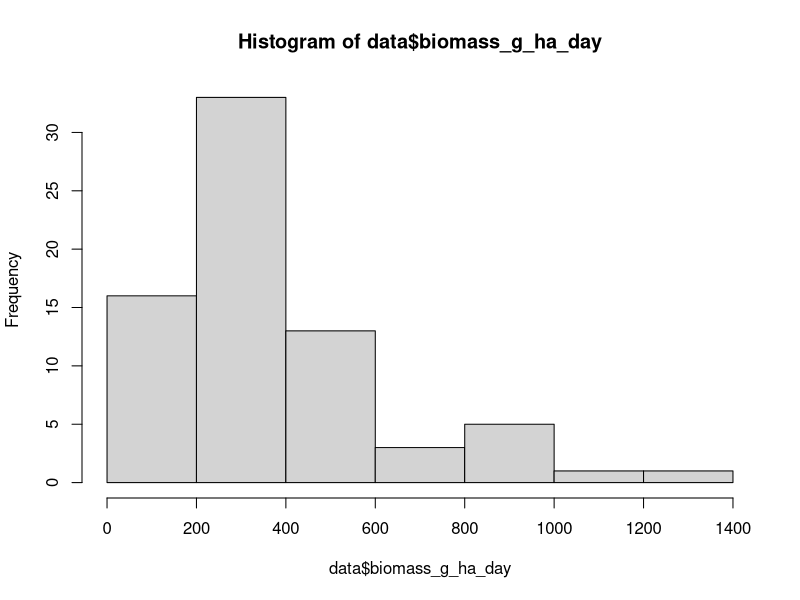
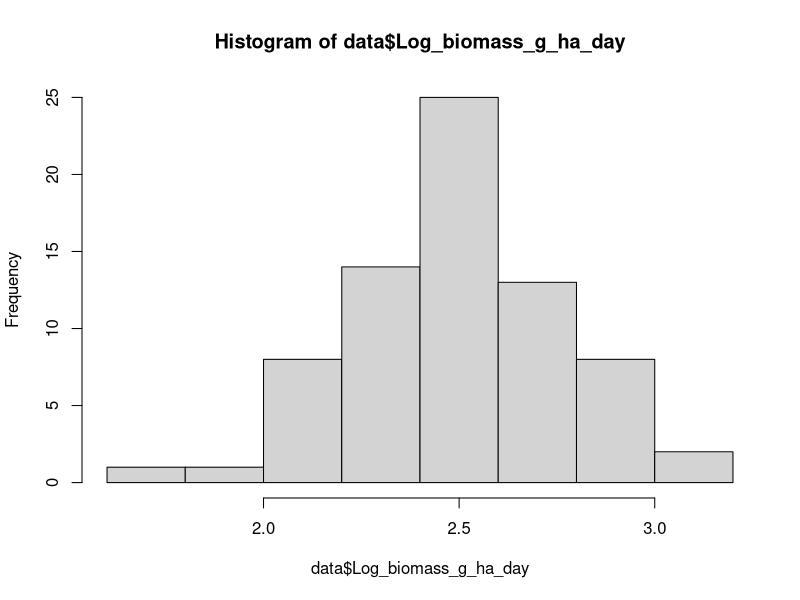
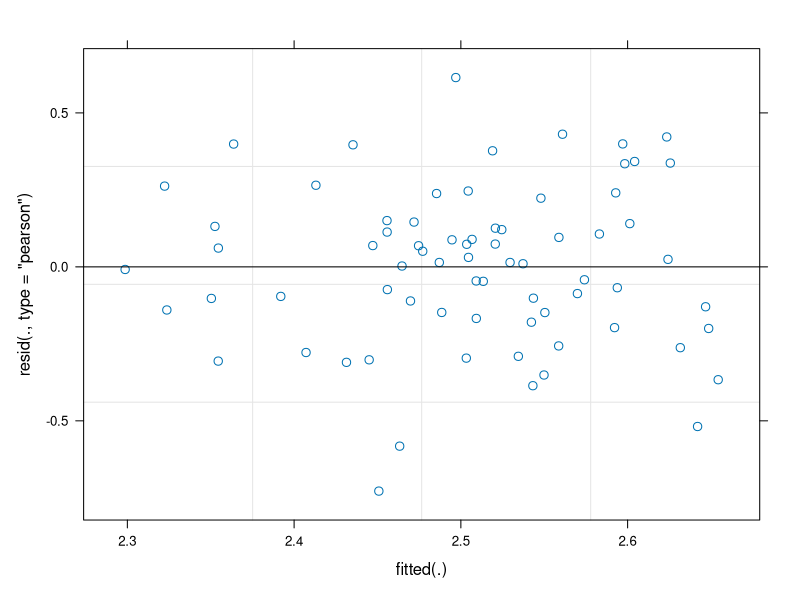
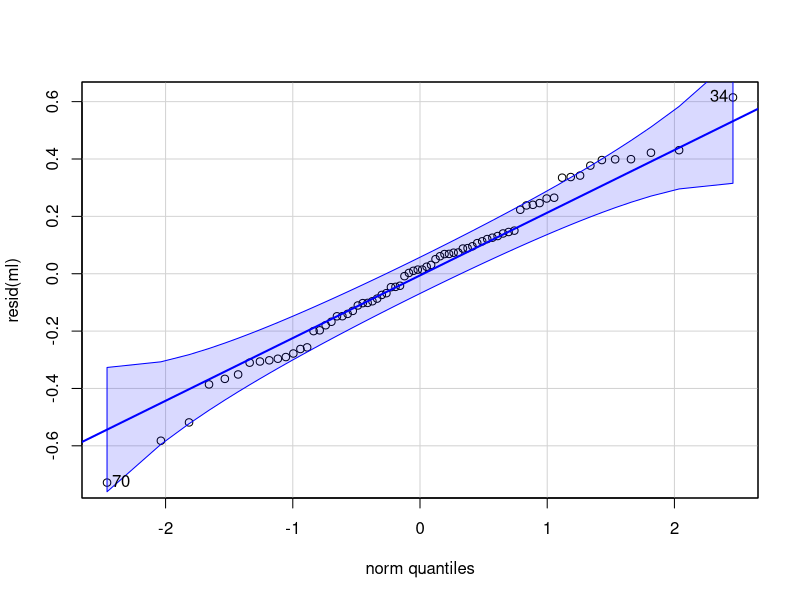
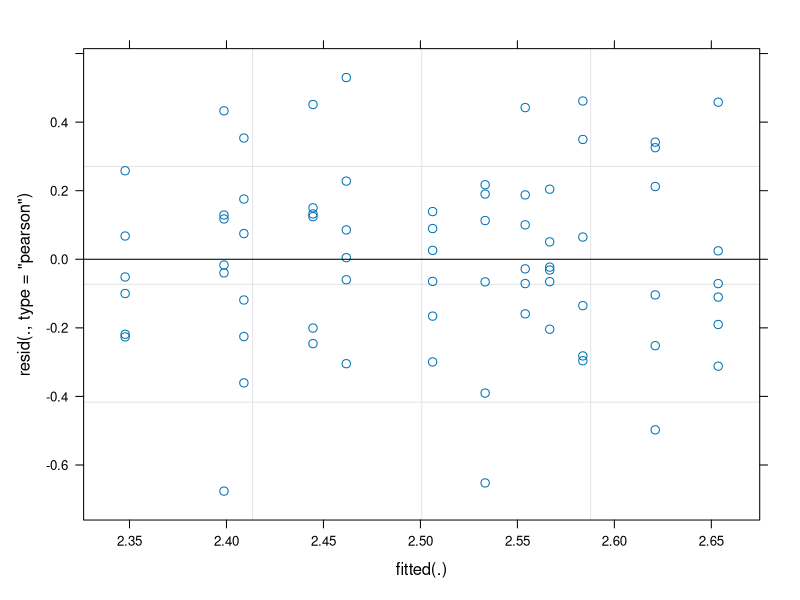
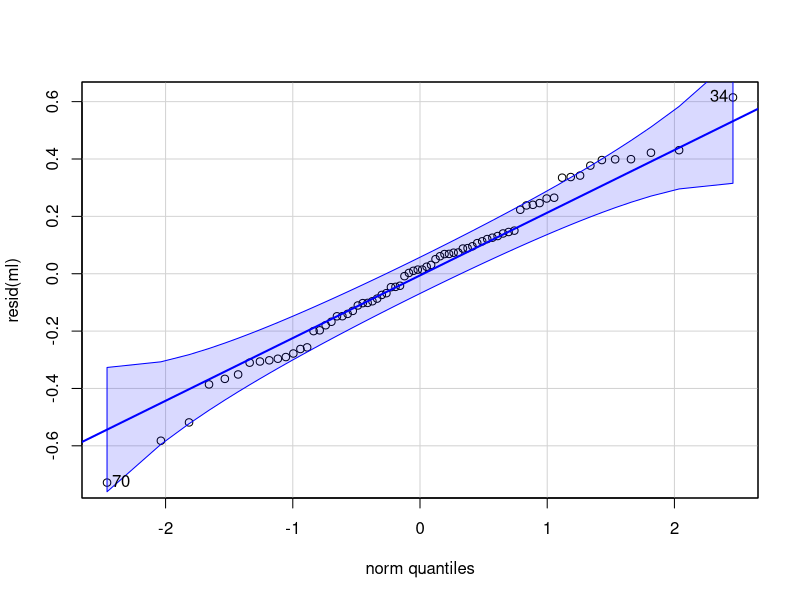
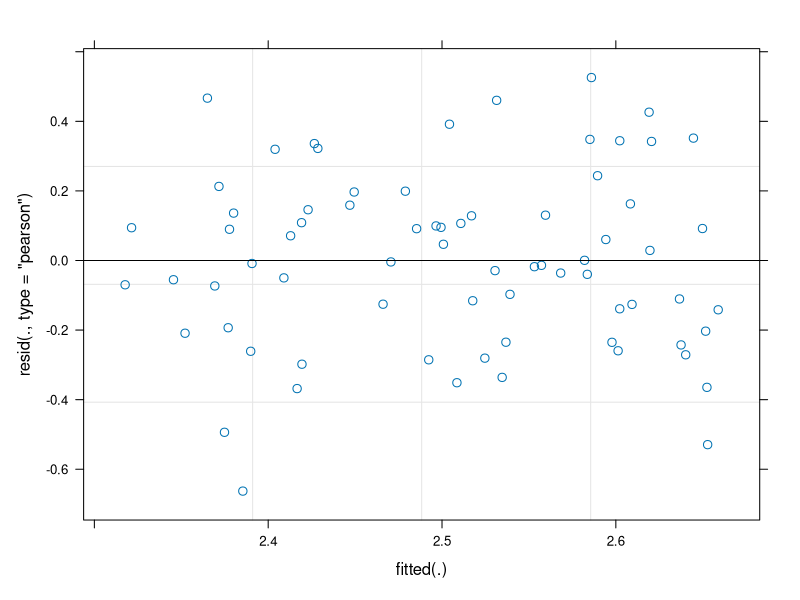
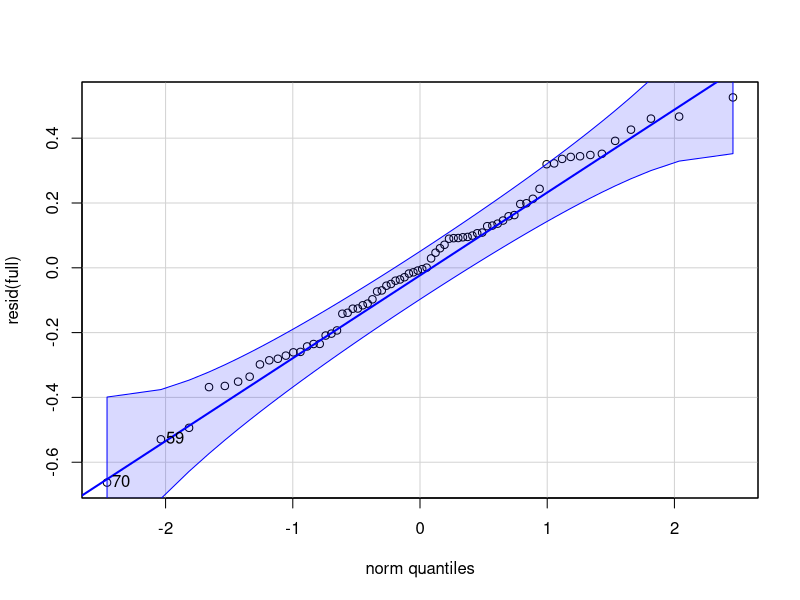

Source code (R) for these figures, in order: (Note: this script raises an error after producing the figures.)
library(car)
library(dplyr)
library(readxl)
library(lme4)
#loading data
data<- read_excel("raw/alldataforbiomass.xlsx")
data<-data%>%mutate(Log_biomass_g_ha_day= log10(biomass_g_ha_day))

hist(data$biomass_g_ha_day)
hist(data$Log_biomass_g_ha_day)

#models for biomass~nutri
ml<-lmer(Log_biomass_g_ha_day~  mean_ammonia+ mean_nitrate +Ortho_P_mg_kg+ Avg_pH + (1|Site/Transect) , 
              data=data)
summary(ml)
Anova<-round(Anova(ml,test='F'), 2) 
Anova #nitrate,PO4, pH
plot(ml)
qqPlot(resid(ml))  #  QQ plot looks strange non-transformed- looks ok now!


#models for biomass~veg
veg<-lmer(Log_biomass_g_ha_day~ Tree.Basal.Area_m2+ Herb.Cover_0.50cm_perc+ Shrub.Cover_50.200cm_perc+perc_myco_host_freq + (1|Site/Transect) , 
               data=data)
summary(veg)
Anova<-round(Anova(veg,test='F'), 2) 
Anova
plot(veg)
qqPlot(resid(ml))  #  QQ plot

#models for biomass~nutri and veg
#crash when I use Tree basal area (from here onwards...)
full<- lmer(Log_biomass_g_ha_day~ Fire.Interval+ mean_ammonia+ mean_nitrate+Ortho_P_mg_kg+Avg_pH+  Herb.Cover_0.50cm_perc+ Shrub.Cover_50.200cm_perc+perc_myco_host_freq+(1|Site/Transect),
                 data)

full<- lmer(Log_biomass_g_ha_day~ Fire.Interval+ mean_ammonia+ mean_nitrate+Ortho_P_mg_kg+Avg_pH +perc_myco_host_freq+(1|Site/Transect),   data)
summary(full)
Anova<-round(Anova(full,test='F'), 2) 
Anova
plot(full)
qqPlot(resid(full))  #  QQ plot looks strange non-transformed- looks ok now!


#just Interval
ml<-lmer(Log_biomass_g_ha_day~  Fire.Interval + (1|Site/Transect) , 
         data=data)
summary(ml)
Anova<-round(Anova(ml,test='F'), 2) 
Anova
plot(ml)
qqPlot(resid(ml))  #  QQ plot looks strange non-transformed- looks ok now!




#Ortho_Phos
m1<-lmer(log10(Ortho_P_mg_kg)~ Fire.Interval + (1|Site/Transect) , data=data)
summary(m1)
Anova(m1,test='F')
plot(m1)
qqPlot(resid(m1))

#N avail dont work, I think it is because my data doesnt fit well...another reason we need the full data here
#Ammonia
m3<-lmer(log10(mean_ammonia) ~   Fire.Interval + Fire.Severity + (1|Site/Transect) , data=data)
summary(m3)
Anova(m3,test='F')
plot(m3)
qqPlot(resid(m3))



#Nitrate
m2<-lmer(log10(mean_nitrate)~  Fire.Severity+ Fire.Interval +(1|Site/Transect) , data=data)
summary(m2)
Anova(m2,test='F')
plot(m2)
qqPlot(resid(m2))



#HYPHAL WIDTH
datalength<- read_excel("raw/alldataforlength.xlsx")
datalength<-datalength%>%mutate(Log_Length= log10(Length_mm),
                          Log_CVLength=log10(CV_Length))
#models for width~nutri
wn<-lmer(Log_Length~Fire.Interval+ mean_ammonia +mean_nitrate+ Ortho_P_mg_kg +Avg_pH+(1|Site/Transect/Location/Rep) , 
              data=datalength)
summary(wn)
Anova_wnh<-round(Anova(wn,test='F'), 2) 
Anova_wnh
plot(wn)
qqPlot(resid(wn))


#models for width~veg
#many many issues running this code- no F??? 
wv<-lmer(Log_Length~ Fire.Interval+ Tree.Basal.Area_m2+Herb.Cover_0.50cm_perc+ Shrub.Cover_50.200cm_perc+ perc_myco_host_freq+(1|Site/Transect/Location/Rep) , 
              data=datalength)
summary(wv)
Anova_wvh<-round(Anova(wv,test='F'), 2) 
Anova_wvh
plot(wv)
qqPlot(resid(wv))




#to check if this was an issue but no- also tried scaling and nothing
vif(wv)

#models for CV width~nutri
CVn<-lmer(Log_CVLength~ Fire.Interval+ mean_ammonia+ mean_nitrate +Ortho_P_mg_kg+ Avg_pH + (1|Site/Transect/Location) , 
               data=datalength)
summary(CVn)
Anova_CVnh<-round(Anova(CVn,test='F'), 2) 
Anova_CVnh
plot(CVn)
qqPlot(resid(CVn))


#models for CV width~veg
CVf<-lmer(Log_CVLength~ Fire.Interval+ mean_ammonia+ mean_nitrate +Ortho_P_mg_kg+ Avg_pH +Tree.Basal.Area_m2+ Herb.Cover_0.50cm_perc+ Shrub.Cover_50.200cm_perc+ perc_myco_host_freq+(1|Site/Transect/Location) , 
               data=datalength)
summary(CVf)
Anova_CVf<-round(Anova(CVf,test='F'), 2) 
Anova_CVf
plot(CVf)
qqPlot(resid(CVf))

#models for CV width~nutri+veg
CVv<-lmer(Log_CVLength~ Fire.Interval+ Tree.Basal.Area_m2+ Herb.Cover_0.50cm_perc+ Shrub.Cover_50.200cm_perc+ perc_myco_host_freq+(1|Site/Transect/Location) , 
          data=datalength)
summary(CVv)
Anova_CVvh<-round(Anova(CVv,test='F'), 2) 
Anova_CVvh
plot(CVv)
qqPlot(resid(CVv))

#biomass~nutrients/site
site_7<- data %>%
  filter(Site %in% 7)
site_8<- data %>%
  filter(Site %in% 8)
site_10<- data %>%
  filter(Site %in% 10)
site_12<- data %>%
  filter(Site %in% 12)
site_26<- data %>%
  filter(Site %in% 26)
site_34<- data %>%
  filter(Site %in% 34)

nutri7<-lmer(Log_biomass_g_ha_day~   mean_nitrate+ (1|Transect) , 
             data=site_7)
summary(nutri7)
Anova7<-round(Anova(nutri7,test='F'), 2) 
Anova7 #nitrate
plot(nutri7)
qqPlot(resid(nutri7)) 

nutri8<-lmer(Log_biomass_g_ha_day~   mean_nitrate+ (1|Transect) , 
             data=site_8)
summary(nutri8)
Anova8<-round(Anova(nutri8,test='F'), 2) 
Anova8 #nitrate
plot(nutri8)
qqPlot(resid(nutri8)) 

nutri10<-lmer(Log_biomass_g_ha_day~   mean_nitrate+ (1|Transect) , 
             data=site_10)
summary(nutri10)
Anova10<-round(Anova(nutri10,test='F'), 2) 
Anova10 #nitrate
plot(nutri10)
qqPlot(resid(nutri10)) 

nutri12<-lmer(Log_biomass_g_ha_day~   mean_nitrate+ (1|Transect) , 
              data=site_12)
summary(nutri12)
Anova12<-round(Anova(nutri12,test='F'), 2) 
Anova12 #nitrate
plot(nutri12)
qqPlot(resid(nutri12))

